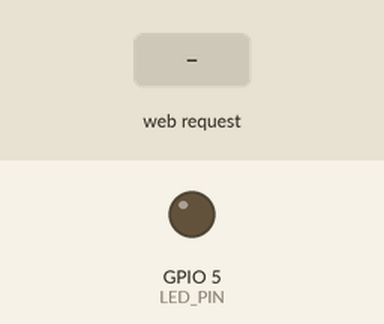
Simulated run of this sketch. Board: ESP32. Parts: output pins drawn as LEDs (lit = HIGH). Inputs (shaded band) come from the test bench. WiFi joins after 1.5 s; servers stay silent unless stated; what the sketch prints to the serial monitor is not drawn.

Above: at 2.7 s.
2.8 s: HTTP request GET /on received
At 3.5 s:
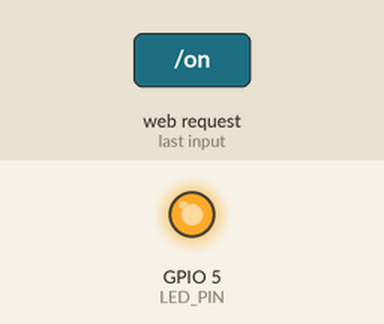
4.3 s: HTTP request GET /off received
At 4.7 s:
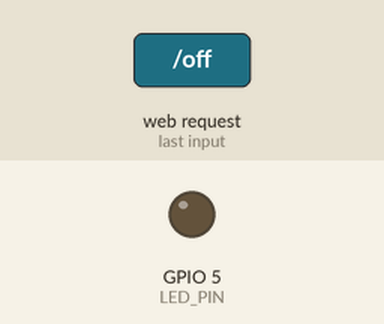
Timing chart, 0 to 7.3 s (numbered marks = the images above; inputs shaded):
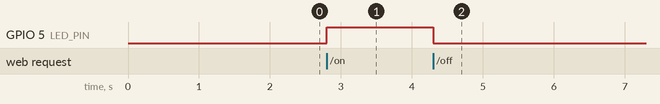

Measured:
- after the input at 2.8 s, GPIO 5 (LED_PIN): LOW → HIGH at once
- after the input at 4.3 s, GPIO 5 (LED_PIN): HIGH → LOW at once

The sketch:

esp32_web_server.ino
```cpp
/*
  IoT Student Lab
  Project 26: ESP32 Web Server

  Platform: ESP32
  Concept: HTTP + Web Server + HTML + GPIO Control

  Learning Flow:
  Browser → Wi-Fi → HTTP → ESP32 → GPIO → LED
*/

#include <WiFi.h>
#include <WebServer.h>

// --------------------------------------------------
// Wi-Fi Configuration
// --------------------------------------------------

const char* WIFI_SSID = "YOUR_WIFI_NAME";
const char* WIFI_PASSWORD = "YOUR_WIFI_PASSWORD";

// --------------------------------------------------
// Hardware
// --------------------------------------------------

const int LED_PIN = 5;

// --------------------------------------------------
// Web Server
// --------------------------------------------------

WebServer server(80);

bool ledState = false;

// --------------------------------------------------
// Generate Web Page
// --------------------------------------------------

String buildWebPage() {

  String ledStatus = ledState ? "ON" : "OFF";

  String page = R"rawliteral(
<!DOCTYPE html>

<html>

<head>

<meta name="viewport"
      content="width=device-width, initial-scale=1">

<title>ESP32 Web Server</title>

<style>

body {
  font-family: Arial, sans-serif;
  background: #f4f4f4;
  text-align: center;
  margin: 0;
  padding: 30px 15px;
}

.container {
  max-width: 600px;
  margin: auto;
  background: white;
  padding: 30px;
  border-radius: 14px;
}

h1 {
  margin-bottom: 5px;
}

.card {
  margin: 20px 0;
  padding: 20px;
  border-radius: 10px;
  background: #eeeeee;
}

.status {
  font-size: 24px;
  font-weight: bold;
}

.button {
  display: inline-block;
  padding: 14px 28px;
  margin: 8px;
  color: white;
  text-decoration: none;
  border-radius: 8px;
  font-size: 18px;
}

.on {
  background: green;
}

.off {
  background: red;
}

.info {
  text-align: left;
  line-height: 1.8;
}

</style>

</head>

<body>

<div class="container">

<h1>IoT Student Lab</h1>

<p>Project 26 — ESP32 Web Server</p>

<div class="card">

<h2>LED Control</h2>

<p class="status">
LED: )rawliteral";

  page += ledStatus;

  page += R"rawliteral(
</p>

<a class="button on" href="/on">
Turn ON
</a>

<a class="button off" href="/off">
Turn OFF
</a>

</div>

<div class="card">

<h2>ESP32 Information</h2>

<div class="info">

<strong>SSID:</strong> )rawliteral";

  page += WiFi.SSID();

  page += R"rawliteral(<br>

<strong>IP Address:</strong> )rawliteral";

  page += WiFi.localIP().toString();

  page += R"rawliteral(<br>

<strong>RSSI:</strong> )rawliteral";

  page += String(WiFi.RSSI());

  page += R"rawliteral( dBm<br>

<strong>GPIO:</strong> 5

</div>

</div>

</div>

</body>

</html>
)rawliteral";

  return page;
}

// --------------------------------------------------
// Home Page
// --------------------------------------------------

void handleRoot() {

  server.send(
    200,
    "text/html",
    buildWebPage()
  );
}

// --------------------------------------------------
// LED ON
// --------------------------------------------------

void handleLedOn() {

  ledState = true;

  digitalWrite(
    LED_PIN,
    HIGH
  );

  Serial.println("HTTP request: /on");
  Serial.println("LED → ON");

  server.send(
    200,
    "text/html",
    buildWebPage()
  );
}

// --------------------------------------------------
// LED OFF
// --------------------------------------------------

void handleLedOff() {

  ledState = false;

  digitalWrite(
    LED_PIN,
    LOW
  );

  Serial.println("HTTP request: /off");
  Serial.println("LED → OFF");

  server.send(
    200,
    "text/html",
    buildWebPage()
  );
}

// --------------------------------------------------
// 404 Handler
// --------------------------------------------------

void handleNotFound() {

  String message = "404 - Page Not Found\n\n";

  message += "Requested URI: ";
  message += server.uri();

  message += "\nMethod: ";
  message +=
    (server.method() == HTTP_GET)
    ? "GET"
    : "OTHER";

  server.send(
    404,
    "text/plain",
    message
  );
}

// --------------------------------------------------
// Wi-Fi Connection
// --------------------------------------------------

void connectToWiFi() {

  WiFi.mode(WIFI_STA);

  WiFi.begin(
    WIFI_SSID,
    WIFI_PASSWORD
  );

  Serial.print("Connecting to Wi-Fi");

  while (
    WiFi.status() != WL_CONNECTED
  ) {

    delay(500);

    Serial.print(".");
  }

  Serial.println();

  Serial.println("Wi-Fi connected!");

  Serial.print("SSID: ");
  Serial.println(WiFi.SSID());

  Serial.print("IP Address: ");
  Serial.println(WiFi.localIP());

  Serial.print("RSSI: ");
  Serial.print(WiFi.RSSI());
  Serial.println(" dBm");
}

// --------------------------------------------------
// Setup
// --------------------------------------------------

void setup() {

  pinMode(
    LED_PIN,
    OUTPUT
  );

  digitalWrite(
    LED_PIN,
    LOW
  );

  Serial.begin(115200);

  Serial.println();
  Serial.println("================================");
  Serial.println("      IoT Student Lab");
  Serial.println(" Project 26: ESP32 Web Server");
  Serial.println("================================");

  connectToWiFi();

  server.on(
    "/",
    handleRoot
  );

  server.on(
    "/on",
    handleLedOn
  );

  server.on(
    "/off",
    handleLedOff
  );

  server.onNotFound(
    handleNotFound
  );

  server.begin();

  Serial.println("Web server started.");

  Serial.print("Open: http://");
  Serial.println(WiFi.localIP());
}

// --------------------------------------------------
// Main Loop
// --------------------------------------------------

void loop() {

  server.handleClient();
}
```
